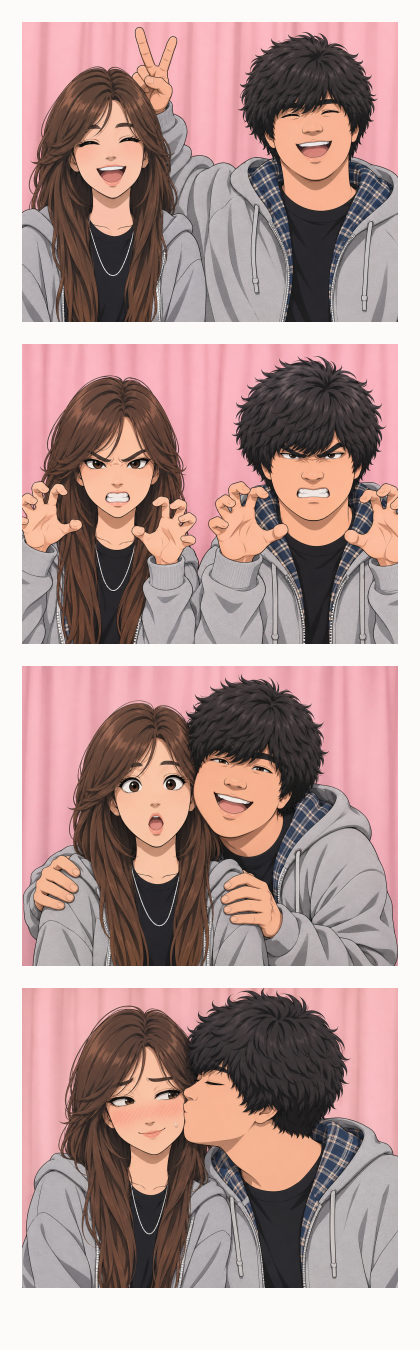
#> input picture props/photostrip_v1.png, 420 x 1350 px
$ python remove_mole.py ../props/photostrip_v1.png
#> lines starting #> are read from the running program, lines starting #| are printed output that depends on the picture; after the words box and inside, x2 and y2 are one past the last pixel; in counts of white or black regions, pixels touching at a corner belong together
"""Remove the girl's under-eye mole (client decision 2026-11-08) from her drawings by local inpainting.

Detection: small dark blob whose surrounding ring is almost entirely skin-coloured (eyes, lashes, lip lines
fail this test). Only that blob is repainted with the surrounding skin; everything else is untouched.
Originals stay in raw/; cleaned copies go to shots/shot01/clean/ with the same file names.
usage: python3 scripts/remove_mole.py file.png [...]
"""
import sys
from pathlib import Path

import cv2
import numpy as np

SKIN = np.array([0xF2, 0xBE, 0x9F], np.float32) / 255  # bible: her skin
OUT = Path(sys.argv[sys.argv.index("--out") + 1]) if "--out" in sys.argv else Path("shots/shot01/clean")
ALL = "--all" in sys.argv


def clean(path):
#> called with path = '../props/photostrip_v1.png'
    im = cv2.imread(path, cv2.IMREAD_UNCHANGED)
#> im is the input picture: shape (1350, 420, 4); mean B, G, R, A 150.4, 153.1, 179.2, 255
    bgr = im[:, :, :3]
    a = im[:, :, 3] if im.shape[2] == 4 else np.full(im.shape[:2], 255, np.uint8)
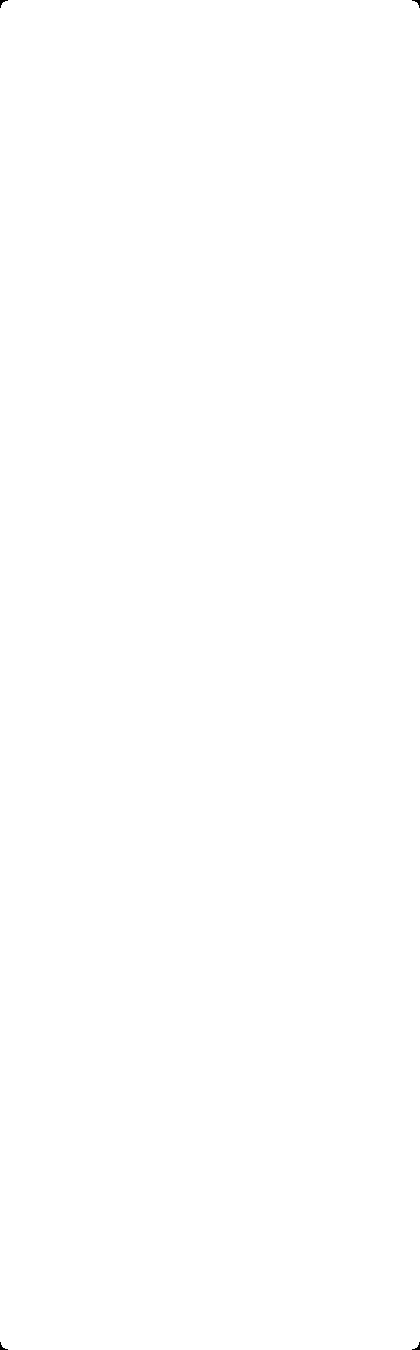
#> a: shape (1350, 420); 100% white; 4 black regions, box (x1, y1, x2, y2) and area: (0, 0, 8, 8) 23, (412, 0, 420, 8) 23, (0, 1342, 8, 1350) 23, (412, 1342, 420, 1350) 23
    rgb = bgr[:, :, ::-1].astype(np.float32) / 255
    lum = rgb.mean(2)
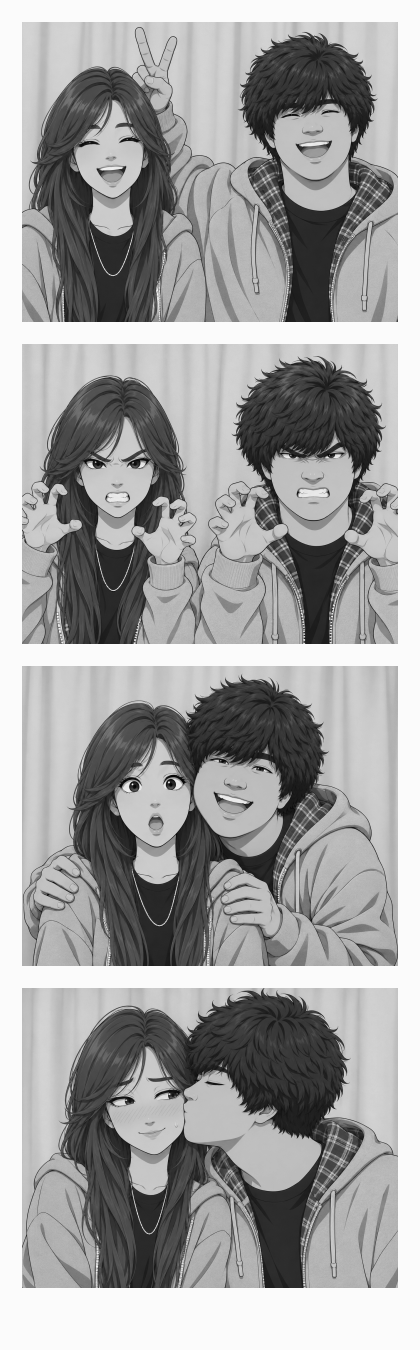
#> lum: shape (1350, 420) float32; min 0.00915, max 0.984, mean 0.631
    dark = ((lum < 0.30) & (a > 128)).astype(np.uint8)
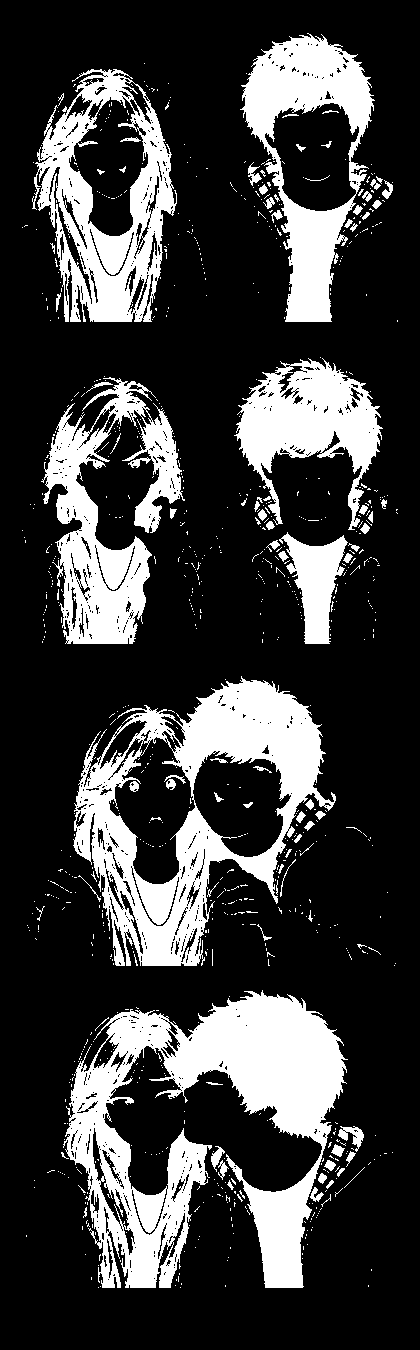
#> dark: shape (1350, 420); values 0 (black) and 1 (white), 23.5% white; 923 white regions (841 under 20 px), largest, box (x1, y1, x2, y2) and area: (63, 990, 348, 1288) 37365, (73, 676, 336, 966) 27770, (32, 69, 177, 322) 15969
    n, lab, st, _ = cv2.connectedComponentsWithStats(dark, connectivity=8)
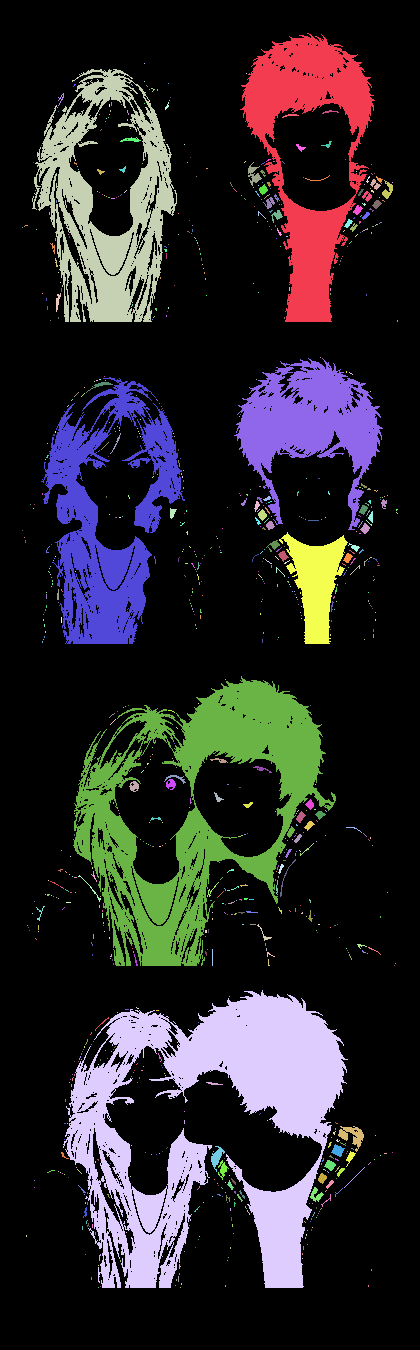
#> lab: shape (1350, 420) int32; 924 distinct labels, from 0 to 923; one colour per label, 0 black
#> n = 924; st = 924 rows, first 6: [0, 0, 420, 1350, 433763], [240, 33, 135, 289, 14977], [144, 63, 1, 1, 1], [32, 69, 145, 253, 15969], [246, 73, 1, 1, 1], [144, 81, 1, 1, 1]
    skin_d = np.sqrt(((rgb - SKIN) ** 2).sum(2))
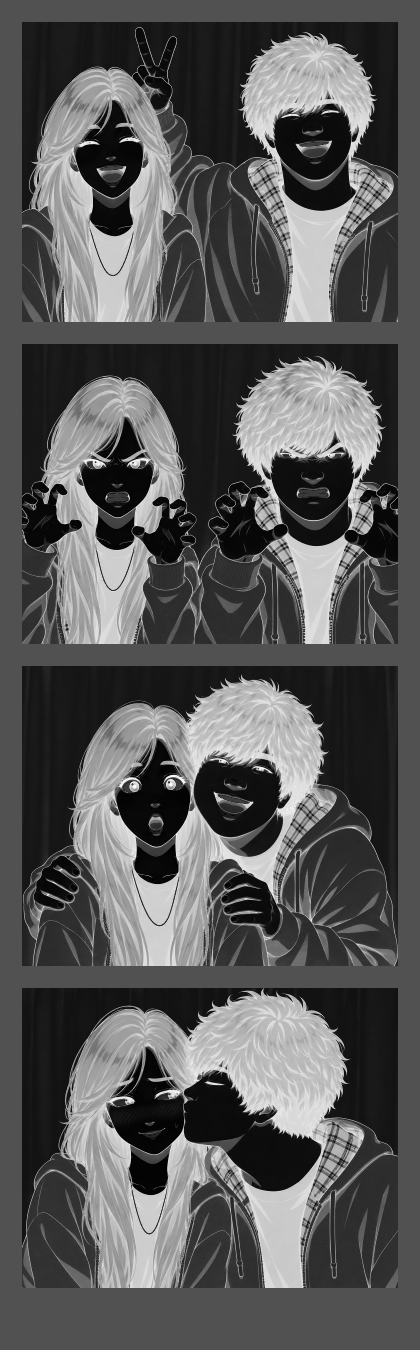
#> skin_d: shape (1350, 420) float32; min 0, max 1.34, mean 0.466; drawn with min black and max white
    scale = max(im.shape[:2]) / 1300
#> scale = 1.04
    mask = np.zeros(dark.shape, np.uint8)
    found, cand = [], []
    for i in range(1, n):
        x, y, w, h, area = st[i]
        if not ((2 if ALL else 6 * scale ** 2) <= area <= 500 * scale ** 2) or max(w, h) > 3 * min(w, h) + 3:
            continue
        comp = (lab == i).astype(np.uint8)
        r1 = cv2.dilate(comp, np.ones((int(9 * scale) | 1,) * 2, np.uint8))
        r0 = cv2.dilate(comp, np.ones((3, 3), np.uint8))
        ring = (r1 > 0) & (r0 == 0)
        if ring.sum() == 0:
            continue
        frac = (skin_d[ring] < 0.13).mean()
        if frac > 0.85:
            cand.append((float(frac), comp, (int(x + w / 2), int(y + h / 2), int(area), round(float(frac), 2))))
#> this loop made 923 passes
#> (x, y, w, h, area, frac) on passes 13, 35, 39: (58, 93, 6, 13, 24, 0.256), (321, 141, 11, 7, 27, 0.506), (296, 144, 10, 8, 33, 0.565)
#> comp: shape (1350, 420); values 0 (black) and 1 (white), 0% white in thin lines or dots, all inside (x1, y1, x2, y2) = (99, 1254, 101, 1261)
#> after the loop, cand = 1 item
    # the mole is the single blob most completely surrounded by skin (--all: every such blob, for multi-face sheets)
    if cand and ALL:
        for frac, comp, info in cand:
            if frac >= 0.95:
                mask |= cv2.dilate(comp, np.ones((int(5 * scale) | 1,) * 2, np.uint8))
                found.append(info)
    elif cand:
        frac, comp, info = max(cand, key=lambda c: c[0])
#> comp: shape (1350, 420); values 0 (black) and 1 (white), 0% white in thin lines or dots, all inside (x1, y1, x2, y2) = (50, 881, 59, 886)
#> info = (54, 883, 10, 0.87)
        if frac >= 0.95:
            mask = cv2.dilate(comp, np.ones((int(5 * scale) | 1,) * 2, np.uint8))
            found = [info]
    out = im.copy()
    if found:
        out[:, :, :3] = cv2.inpaint(bgr, mask, max(3, int(4 * scale)), cv2.INPAINT_TELEA)
    OUT.mkdir(parents=True, exist_ok=True)
    cv2.imwrite(str(OUT / Path(path).name), out)
    return found


for p in [a for i, a in enumerate(sys.argv[1:], 1) if not a.startswith("--") and sys.argv[i - 1] != "--out"]:
    print(Path(p).name, clean(p))
